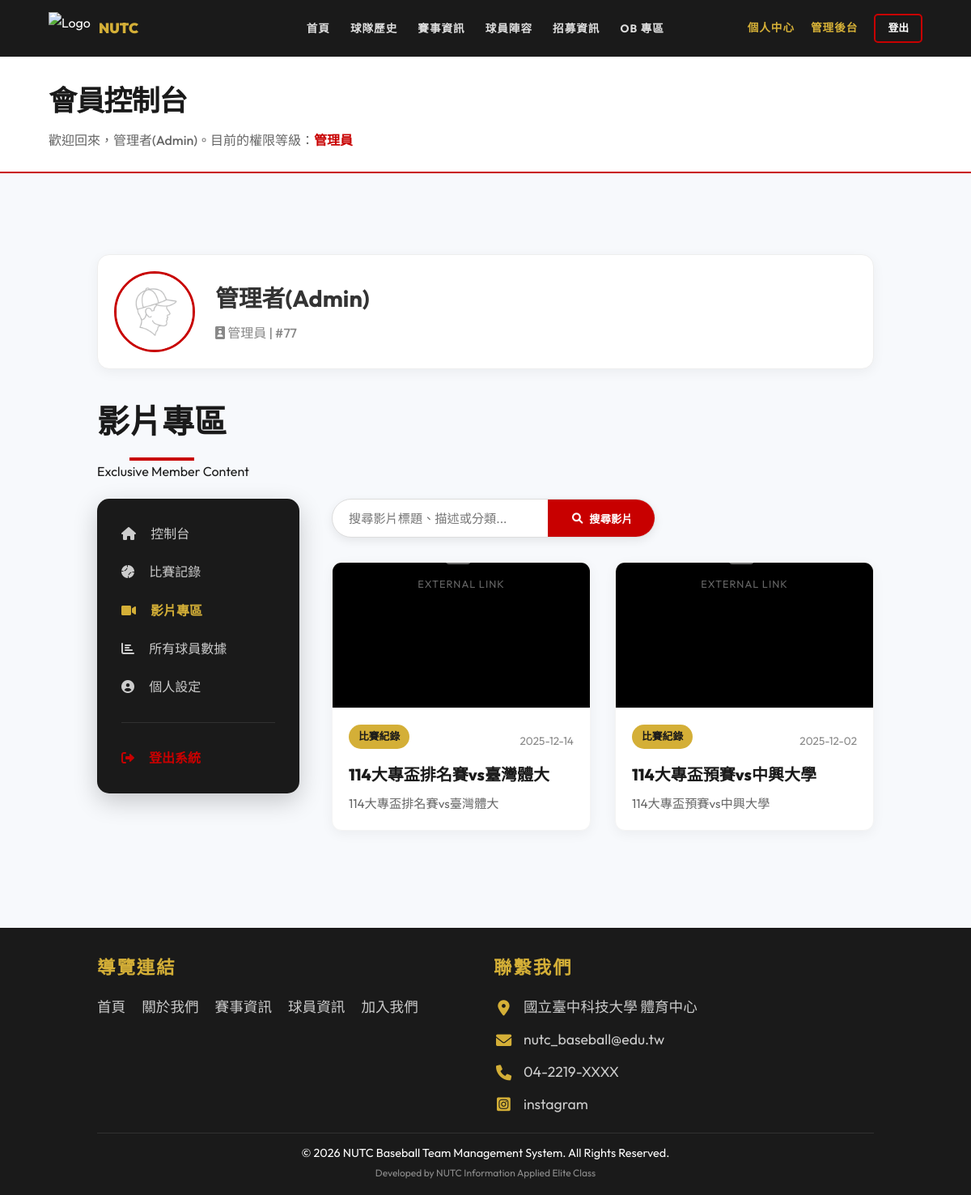
Screenshot of /video_zone.php (signed in) with the database file from the repository.
### tables this page shows
CREATE TABLE `player` (
  `Player_id` int(11) NOT NULL COMMENT '球員識別碼',
  `Team_Id` int(11) NOT NULL COMMENT '關聯 Team.team_Id',
  `mId` int(11) DEFAULT NULL COMMENT '關聯 Member.mId (僅限本校球員，可為 NULL)',
  `Player_Name` varchar(50) NOT NULL COMMENT '球員姓名',
  `jersey_number` varchar(10) DEFAULT NULL COMMENT '背號 (如: 18, 93)',
  `position` varchar(255) DEFAULT NULL,
  `height` int(11) DEFAULT NULL COMMENT '身高 (cm)',
  `weight` int(11) DEFAULT NULL COMMENT '體重 (kg)',
  `image_path` varchar(255) DEFAULT NULL COMMENT '球員照片檔案路徑'
);

CREATE TABLE `video` (
  `Video_id` int(11) NOT NULL COMMENT '影片唯一識別碼',
  `Team_Id` int(11) DEFAULT NULL COMMENT '關聯 Team.team_Id',
  `title` varchar(255) DEFAULT NULL COMMENT '影片標題',
  `description` text DEFAULT NULL COMMENT '描述',
  `url` varchar(255) DEFAULT NULL COMMENT 'YouTube 影片連結',
  `date` date DEFAULT NULL COMMENT '日期',
  `category` varchar(100) DEFAULT NULL COMMENT '分類'
);

CREATE TABLE `contact_us` (
  `id` int(11) NOT NULL,
  `icon_class` varchar(50) NOT NULL,
  `content_text` varchar(255) NOT NULL,
  `link` varchar(255) DEFAULT NULL
);

### includes/Database.php (called while the page is built, shortened)
<?php
class Database {
    private $pdo;
    public function __construct() {
        $host = 'localhost';
        $db   = 'baseball_web';
        $user = 'root';
        $pass = '';
        $charset = 'utf8mb4';
        $dsn = "mysql:host=$host;port=3306;dbname=$db;charset=$charset";
        $options = [
            PDO::ATTR_ERRMODE            => PDO::ERRMODE_EXCEPTION,
            PDO::ATTR_DEFAULT_FETCH_MODE => PDO::FETCH_ASSOC,
            PDO::ATTR_EMULATE_PREPARES   => false,
        ];
        try {
            $this->pdo = new PDO($dsn, $user, $pass, $options);
            $stmt = $this->pdo->query("DESCRIBE `player_game_details`");
            $cols = $stmt->fetchAll(PDO::FETCH_COLUMN);
            $stmt = $this->pdo->query("SHOW COLUMNS FROM `member` LIKE 'role'");
            $roleCol = $stmt->fetch();
        } catch (\PDOException $e) {
            throw new \PDOException($e->getMessage(), (int)$e->getCode());
        }
    }
    public function getAll($table) {
        $stmt = $this->pdo->query("SELECT * FROM `$table`");
        return $stmt->fetchAll();
    }
    public function find($table, $key, $value) {
        $stmt = $this->pdo->prepare("SELECT * FROM `$table` WHERE `$key` = ?");
        $stmt->execute([$value]);
        return $stmt->fetch();
    }
}

### includes/config.php (called while the page is built, shortened)
<?php
require_once 'Database.php';
$db = new Database();
function isLoggedIn() {
    return isset($_SESSION['user']);
}
function isAdmin() {
    return isLoggedIn() && $_SESSION['user']['role'] === 'admin';
}

### video_zone.php (the view, shortened to what this page needs)
<?php
require_once 'includes/header.php';
$user = $_SESSION['user'];
$roleMap = ['admin' => '管理員', 'player' => '本校球員', 'ob' => '畢業學長'];
$role = isset($roleMap[$user['role']]) ? $roleMap[$user['role']] : '未知';
$playerData = $db->find('player', 'mId', $user['mId']);
$videos = $db->getAll('video');
usort($videos, function($a, $b) {
    return strtotime($b['date']) - strtotime($a['date']);
});
$search = $_GET['search'] ?? '';
function getYoutubeThumb($url) {
    $id = '';
    return null;
}
function getJumpLink($url) {
    return $url;
}
?>
<link rel="stylesheet" href="assets/css/member_dashboard.css">
<link rel="stylesheet" href="assets/css/video_zone.css">
<div class="page-header">
    <h1>會員控制台</h1>
    <p>歡迎回來，<?= htmlspecialchars($user['name']) ?>。目前的權限等級：<span class="stats-primary" style="font-weight:800;"><?= $role ?></span></p>
</div>
<section>
    <div class="container">
        <div style="display:flex; align-items:center; gap:25px; margin-bottom:30px; background:white; padding:20px; border-radius:15px; box-shadow:0 4px 15px rgba(0,0,0,0.05); border:1px solid #eee;">
            <div style="width:100px; height:100px; border-radius:50%; overflow:hidden; border:3px solid var(--primary); flex-shrink:0;">
                <?php $imgSrc = ($playerData && !empty($playerData['image_path'])) ? htmlspecialchars($playerData['image_path']) : 'assets/images/default-player.png'; ?>
                <img src="<?= $imgSrc ?>" style="width:100%; height:100%; object-fit:cover;">
            </div>
            <div>
                <h2 style="margin:0; color:#333; font-size:1.8rem;"><?= htmlspecialchars($user['name']) ?></h2>
                <p style="margin:5px 0 0; color:#888; font-weight:500;"><i class="fas fa-id-badge"></i> <?= $role ?> | #<?= $playerData ? htmlspecialchars($playerData['jersey_number'] ?? '—') : '—' ?></p>
            </div>
        </div>
        <div class="section-title member-section-title" style="margin-bottom: 20px;">
            <h2>影片專區</h2>
            <p>Exclusive Member Content</p>
        </div>
        <div class="member-dashboard-layout">
            <div class="member-side-menu">
                <ul>
                    <li><a href="member_dashboard.php"><i class="fas fa-home"></i> 控制台</a></li>
                    <li><a href="member_matches.php"><i class="fas fa-baseball-ball"></i> 比賽記錄</a></li>
                    <li><a href="video_zone.php" class="active"><i class="fas fa-video"></i> 影片專區</a></li>
                    <?php if (isAdmin()): ?>
                        <li><a href="admin_all_players_stats.php"><i class="fas fa-chart-bar"></i> 所有球員數據</a></li>
                    <?php else: ?>
                        <li><a href="member_dashboard.php?tab=my_stats"><i class="fas fa-chart-bar"></i> 我的詳細數據</a></li>
                    <?php endif; ?>
                    <li><a href="member_dashboard.php?tab=settings"><i class="fas fa-user-circle"></i> 個人設定</a></li>
                </ul>
                <hr>
                <a href="logout.php" class="logout-link"><i class="fas fa-sign-out-alt"></i> 登出系統</a>
            </div>
            <div>
                <form method="GET" class="search-bar-container">
                    <input type="text" name="search" class="search-bar-input" placeholder="搜尋影片標題、描述或分類..." value="<?= htmlspecialchars($search) ?>">
                    <button type="submit" class="search-bar-btn"><i class="fas fa-search"></i> 搜尋影片</button>
                </form>
                <?php if (empty($videos)): ?>
                    <div class="empty-state-message">
                        <i class="fas fa-video-slash"></i>
                        未找到符合搜尋條件的影片。
                    </div>
                <?php else: ?>
                    <div class="video-grid">
                        <?php foreach ($videos as $video): ?>
                        <a href="<?= getJumpLink($video['url']) ?>" target="_blank" class="video-card-link">
                            <div class="video-card">
                                <div class="video-wrapper" style="position: relative; background: #000; overflow: hidden; display: flex; align-items: center; justify-content: center; height: 180px;">
                                    <?php $thumb = getYoutubeThumb($video['url']); ?>
                                    <?php if ($thumb): ?>
                                        <img src="<?= $thumb ?>" class="video-thumbnail" alt="<?= htmlspecialchars($video['title']) ?>" style="width: 100%; height: 100%; object-fit: cover;">
                                    <?php else: ?>
                                        <div style="text-align: center; color: rgba(255,255,255,0.4);">
                                            <i class="fas fa-external-link-alt" style="font-size: 2.5rem; margin-bottom: 10px; display: block;"></i>
                                            <span style="font-size: 0.8rem; letter-spacing: 1px;">EXTERNAL LINK</span>
                                        </div>
                                    <?php endif; ?>
                                </div>
                                <div class="video-info">
                                    <div class="video-meta-top">
                                        <span class="video-category"><?= htmlspecialchars($video['category']) ?></span>
                                        <span class="video-date"><?= htmlspecialchars($video['date']) ?></span>
                                    </div>
                                    <h3 class="video-title"><?= htmlspecialchars($video['title']) ?></h3>
                                    <p class="video-desc"><?= htmlspecialchars($video['description']) ?></p>
                                </div>
                            </div>
                        </a>
                        <?php endforeach; ?>
                    </div>
                <?php endif; ?>
            </div>
        </div>
    </div>
</section>
<?php require_once 'includes/footer.php'; ?>

### includes/footer.php (shortened to what this page needs)
<?php
$contactInfos = $db->getAll('contact_us');
?>
<footer>
    <div class="footer-content">
        <div class="footer-section">
            <h3>導覽連結</h3>
            <ul class="footer-links">
                <li><a href="index.php">首頁</a></li>
                <li><a href="about.php">關於我們</a></li>
                <li><a href="matches.php">賽事資訊</a></li>
                <li><a href="players.php">球員資訊</a></li>
                <li><a href="join.php">加入我們</a></li>
            </ul>
        </div>
        <div class="footer-section">
            <h3>聯繫我們</h3>
            <div class="footer-contact-list">
                <?php if (empty($contactInfos)): ?>
                    <p class="footer-contact-empty">尚未設定聯絡資訊</p>
                <?php else: ?>
                    <?php foreach ($contactInfos as $c): ?>
                        <p class="footer-contact-item">
                            <i class="<?= htmlspecialchars($c['icon_class']) ?>"></i>
                            <?php if (!empty($c['link'])): ?>
                                <a href="<?= htmlspecialchars($c['link']) ?>" target="_blank"><?= htmlspecialchars($c['content_text']) ?></a>
                            <?php else: ?>
                                <span><?= htmlspecialchars($c['content_text']) ?></span>
                            <?php endif; ?>
                        </p>
                    <?php endforeach; ?>
                <?php endif; ?>
            </div>
        </div>
    </div>
    <div class="footer-bottom">
        &copy; 2026 NUTC Baseball Team Management System. All Rights Reserved.
        <br><small style="opacity: 0.5;">Developed by NUTC Information Applied Elite Class</small>
    </div>
</footer>
</body>
</html>

### assets/css/style.css (style rules this page uses)
:root { --primary: #C80000; --secondary: #D4AF37; --bg-white: #FFFFFF; --bg-dark: #1A1A1A; --text-white: #FFFFFF; --text-dark: #1A1A1A; --gray-light: #F4F4F4; --transition: all 0.3s ease-in-out; }
* { margin: 0; padding: 0; box-sizing: border-box; font-family: 'Outfit', 'Noto Sans TC', -apple-system, sans-serif; }
body { background-color: #f7f9fc; color: var(--text-dark); line-height: 1.7; }
section { padding: 60px 10%; background-color: transparent; }
.page-header { padding: 25px 5%; background-color: #fff; border-bottom: 2px solid var(--primary); margin-bottom: 20px; text-align: left; }
.page-header h1 { font-size: 2.2rem; font-weight: 900; color: var(--bg-dark); text-transform: uppercase; letter-spacing: -1px; margin: 0; position: relative; display: inline-block; }
.page-header p { font-size: 1rem; color: #666; margin-top: 5px; font-weight: 500; }
section { padding: 80px 10%; }
.section-title { text-align: center; margin-bottom: 60px; }
.section-title h2 { font-size: 2.5rem; font-weight: 800; color: var(--text-dark); position: relative; display: inline-block; padding-bottom: 15px; }
.section-title h2::after { content: ''; position: absolute; bottom: 0; left: 50%; transform: translateX(-50%); width: 80px; height: 4px; background: var(--primary); }
footer { background: var(--bg-dark); color: var(--text-white); padding: 30px 10% 15px; margin-top: 40px; }
.footer-content { display: grid; grid-template-columns: repeat(auto-fit, minmax(200px, 1fr)); gap: 20px; margin-bottom: 20px; }
.footer-section h3 { margin-bottom: 15px; font-size: 1.4rem; letter-spacing: 2px; color: var(--secondary); }
.footer-links { list-style: none; padding: 0; display: flex; flex-direction: row; flex-wrap: wrap; gap: 10px 20px; }
.footer-links a { color: #ccc; text-decoration: none; transition: color 0.3s, transform 0.3s; font-size: 1.1rem; }
.footer-contact-list { display: flex; flex-direction: column; gap: 10px; }
.footer-contact-item { margin: 0; font-size: 1.1rem; color: #ccc; display: flex; align-items: center; gap: 12px; }
.footer-contact-item i { color: var(--secondary); font-size: 1.2rem; width: 25px; text-align: center; }
.footer-contact-item a { color: #ccc; text-decoration: none; transition: color 0.3s; }
.footer-bottom { text-align: center; padding-top: 12px; border-top: 1px solid rgba(255,255,255,0.1); font-size: 0.9rem; }
.container { max-width: 1500px; margin: 0 auto; }
.search-bar-container { display: flex; align-items: center; background: white; padding: 0; border-radius: 50px; border: 1px solid #ddd; margin-bottom: 30px; width: 100%; max-width: 400px; box-sizing: border-box; height: 48px; overflow: hidden; box-shadow: 0 4px 12px rgba(0,0,0,0.08); transition: border-color 0.3s, box-shadow 0.3s; }
.search-bar-input { flex: 1; padding: 0 20px; border: none !important; background: transparent !important; font-size: 0.95rem; outline: none !important; height: 100%; color: #333; }
.search-bar-btn { height: 100%; padding: 0 30px; background: var(--primary); color: white; border: none; border-radius: 0; cursor: pointer; font-weight: 700; transition: background 0.3s; display: flex; align-items: center; justify-content: center; gap: 8px; white-space: nowrap; flex-shrink: 0; }

### assets/css/video_zone.css (style rules this page uses)
.video-grid { display: grid; grid-template-columns: repeat(auto-fit, minmax(320px, 1fr)); gap: 30px; }
.video-card { background: var(--bg-white); border-radius: 12px; overflow: hidden; box-shadow: 0 4px 15px rgba(0,0,0,0.05); transition: var(--transition); border: 1px solid var(--gray-light); display: flex; flex-direction: column; }
.video-wrapper { position: relative; padding-bottom: 56.25%; height: 0; overflow: hidden; background-color: var(--bg-dark); border-bottom: 1px solid var(--gray-light); }
.video-info { padding: 20px; display: flex; flex-direction: column; flex-grow: 1; }
.video-category { background: var(--secondary); color: var(--text-dark); padding: 4px 12px; border-radius: 50px; font-size: 0.8rem; font-weight: 700; display: inline-block; align-self: flex-start; margin-bottom: 10px; }
.video-meta-top { display: flex; justify-content: space-between; align-items: center; margin-bottom: 8px; }
.video-date { color: #888; font-size: 0.85rem; }
.video-title { font-size: 1.25rem; font-weight: 800; margin-bottom: 10px; color: var(--text-dark); line-height: 1.4; transition: var(--transition); }
.video-desc { color: #666; font-size: 0.95rem; line-height: 1.6; flex-grow: 1; }

### rows the page displays
player: jersey_number "77"
video: category "比賽紀錄", date "2025-12-14", title "114大專盃排名賽vs臺灣體大", description "114大專盃排名賽vs臺灣體大"
video: category "比賽紀錄", date "2025-12-02", title "114大專盃預賽vs中興大學", description "114大專盃預賽vs中興大學"
contact_us: content_text "國立臺中科技大學 體育中心"
contact_us: content_text "nutc_baseball@edu.tw"
contact_us: content_text "04-2219-XXXX"
contact_us: content_text "instagram"

### other values shown
$user['name'] "管理者(Admin)"
$role "管理員"
